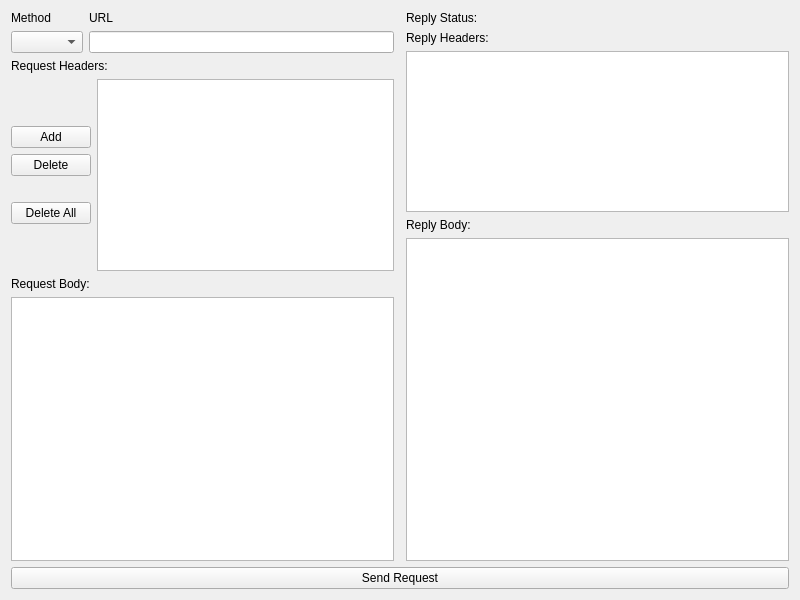
<?xml version="1.0" encoding="UTF-8"?>
<ui version="4.0">
 <class>GuiRepeater</class>
 <widget class="QWidget" name="GuiRepeater">
  <property name="geometry">
   <rect>
    <x>0</x>
    <y>0</y>
    <width>800</width>
    <height>600</height>
   </rect>
  </property>
  <property name="windowTitle">
   <string>HTTP(S) Gui Client</string>
  </property>
  <layout class="QGridLayout" name="gridLayout">
   <item row="2" column="0">
    <layout class="QVBoxLayout" name="requestVLayout">
     <item>
      <layout class="QGridLayout" name="editRequestLayout">
       <item row="5" column="0">
        <layout class="QHBoxLayout" name="horizontalLayout">
         <item>
          <layout class="QVBoxLayout" name="verticalLayout">
           <item>
            <spacer name="requestButtonsVSpacer">
             <property name="orientation">
              <enum>Qt::Vertical</enum>
             </property>
             <property name="sizeHint" stdset="0">
              <size>
               <width>20</width>
               <height>40</height>
              </size>
             </property>
            </spacer>
           </item>
           <item>
            <widget class="QPushButton" name="addRequestHeaderButon">
             <property name="text">
              <string>Add</string>
             </property>
            </widget>
           </item>
           <item>
            <widget class="QPushButton" name="deleteRequetHeaderButton">
             <property name="text">
              <string>Delete</string>
             </property>
            </widget>
           </item>
           <item>
            <spacer name="verticalSpacer_2">
             <property name="orientation">
              <enum>Qt::Vertical</enum>
             </property>
             <property name="sizeType">
              <enum>QSizePolicy::Maximum</enum>
             </property>
             <property name="sizeHint" stdset="0">
              <size>
               <width>20</width>
               <height>20</height>
              </size>
             </property>
            </spacer>
           </item>
           <item>
            <widget class="QPushButton" name="deleteAllRequestHeaderButton">
             <property name="text">
              <string>Delete All</string>
             </property>
            </widget>
           </item>
           <item>
            <spacer name="verticalSpacer">
             <property name="orientation">
              <enum>Qt::Vertical</enum>
             </property>
             <property name="sizeHint" stdset="0">
              <size>
               <width>20</width>
               <height>40</height>
              </size>
             </property>
            </spacer>
           </item>
          </layout>
         </item>
         <item>
          <widget class="QTableView" name="requestHeadersTableView">
           <property name="sizePolicy">
            <sizepolicy hsizetype="Expanding" vsizetype="Expanding">
             <horstretch>0</horstretch>
             <verstretch>1</verstretch>
            </sizepolicy>
           </property>
          </widget>
         </item>
        </layout>
       </item>
       <item row="4" column="0">
        <widget class="QLabel" name="requestHeadersLabel">
         <property name="text">
          <string>Request Headers:</string>
         </property>
        </widget>
       </item>
       <item row="7" column="0">
        <widget class="QLabel" name="requestBodyLabel">
         <property name="text">
          <string>Request Body:</string>
         </property>
         <property name="buddy">
          <cstring>requestBodyPlainTextEdit</cstring>
         </property>
        </widget>
       </item>
       <item row="8" column="0">
        <widget class="QPlainTextEdit" name="requestBodyPlainTextEdit">
         <property name="sizePolicy">
          <sizepolicy hsizetype="Expanding" vsizetype="Expanding">
           <horstretch>0</horstretch>
           <verstretch>2</verstretch>
          </sizepolicy>
         </property>
        </widget>
       </item>
       <item row="2" column="0">
        <layout class="QGridLayout" name="startingLineGridLayout">
         <item row="0" column="0">
          <widget class="QLabel" name="requestMethodLabel">
           <property name="text">
            <string>Method</string>
           </property>
           <property name="buddy">
            <cstring>requestMethodcomboBox</cstring>
           </property>
          </widget>
         </item>
         <item row="0" column="1">
          <widget class="QLabel" name="urlLineEditLabel">
           <property name="text">
            <string>URL</string>
           </property>
           <property name="buddy">
            <cstring>urlLineEdit</cstring>
           </property>
          </widget>
         </item>
         <item row="1" column="0">
          <widget class="QComboBox" name="requestMethodcomboBox">
           <property name="currentText">
            <string notr="true"/>
           </property>
          </widget>
         </item>
         <item row="1" column="1">
          <widget class="QLineEdit" name="urlLineEdit"/>
         </item>
        </layout>
       </item>
      </layout>
     </item>
    </layout>
   </item>
   <item row="3" column="0" colspan="3">
    <widget class="QPushButton" name="sendRequestButton">
     <property name="text">
      <string>Send Request</string>
     </property>
    </widget>
   </item>
   <item row="2" column="2">
    <layout class="QVBoxLayout" name="replyVLayout">
     <item>
      <layout class="QHBoxLayout" name="replyStatusHLayout">
       <item>
        <widget class="QLabel" name="replyStatusStatusLabel">
         <property name="sizePolicy">
          <sizepolicy hsizetype="Maximum" vsizetype="Preferred">
           <horstretch>0</horstretch>
           <verstretch>0</verstretch>
          </sizepolicy>
         </property>
         <property name="text">
          <string>Reply Status:</string>
         </property>
        </widget>
       </item>
       <item>
        <widget class="QLabel" name="replyStatusCodeDescriptionLabel">
         <property name="text">
          <string/>
         </property>
        </widget>
       </item>
      </layout>
     </item>
     <item>
      <widget class="QLabel" name="replyHeadersLabel">
       <property name="text">
        <string>Reply Headers:</string>
       </property>
       <property name="buddy">
        <cstring>replyHeadersTableView</cstring>
       </property>
      </widget>
     </item>
     <item>
      <widget class="QTableView" name="replyHeadersTableView">
       <property name="sizePolicy">
        <sizepolicy hsizetype="Expanding" vsizetype="Expanding">
         <horstretch>0</horstretch>
         <verstretch>1</verstretch>
        </sizepolicy>
       </property>
       <attribute name="verticalHeaderVisible">
        <bool>false</bool>
       </attribute>
      </widget>
     </item>
     <item>
      <widget class="QLabel" name="replyBodyLabel">
       <property name="text">
        <string>Reply Body:</string>
       </property>
       <property name="buddy">
        <cstring>replyBodyPlainTextEdit</cstring>
       </property>
      </widget>
     </item>
     <item>
      <widget class="QPlainTextEdit" name="replyBodyPlainTextEdit">
       <property name="enabled">
        <bool>true</bool>
       </property>
       <property name="sizePolicy">
        <sizepolicy hsizetype="Expanding" vsizetype="Expanding">
         <horstretch>0</horstretch>
         <verstretch>2</verstretch>
        </sizepolicy>
       </property>
       <property name="readOnly">
        <bool>true</bool>
       </property>
      </widget>
     </item>
    </layout>
   </item>
  </layout>
 </widget>
 <resources/>
 <connections/>
</ui>
